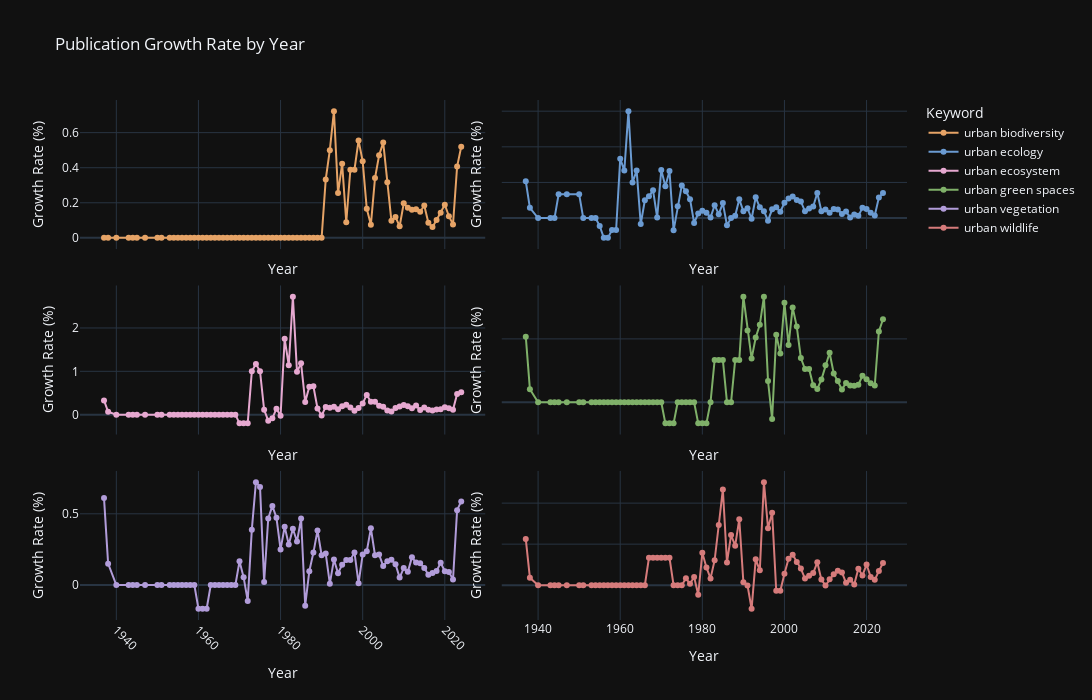

The code cell stored with this chart in its notebook:
### Code cell
df_melted = df_rate.melt(id_vars="year", var_name="search_keyword", value_name="growth_rate")
df_melted['acceleration'] = df_melted.groupby('search_keyword')['growth_rate'].diff()
df_melted['growth_rolling_avg'] = df_melted['growth_rate'].rolling(window=3, min_periods=1).mean()
df_melted.head()

fig = px.line(
    df_melted,
    x='year',
    y='growth_rolling_avg',
    color='search_keyword',
    color_discrete_map=color_map,
    title='Publication Growth Rate by Year',
    markers=True,
    facet_col='search_keyword',
    facet_col_wrap=2,
)

for annotation in fig.layout.annotations:
    annotation.text = ""

fig.update_yaxes(title_text="Growth Rate (%)", matches=None)
fig.update_xaxes(title_text="Year", matches=None)

fig.update_layout(
    legend_title='Keyword',
    font=dict(size=12),
    width=1200,
    height=700,
    template='plotly_dark',
    xaxis=dict(showgrid=True,
               tickangle=45),
    yaxis=dict(showgrid=True),
)

fig.show()

### Figure 1 — Plotly figure (JSON) as saved in the notebook; plotly's stock layout.template omitted (floating-point values rounded to 4 significant figures)
{"data": [{"hovertemplate": "search_keyword=urban biodiversity<br>year=%{x}<br>growth_rolling_avg=%{y}<extra></extra>", "legendgroup": "urban biodiversity", "line": {"color": "#E6A366", "dash": "solid"}, "marker": {"symbol": "circle"}, "mode": "lines+markers", "name": "urban biodiversity", "orientation": "v", "showlegend": true, "type": "scatter", "x": [1937, 1938, 1940, 1943, 1944, 1945, 1947, 1950, 1951, 1953, 1954, 1955, 1956, 1957, 1958, 1959, 1960, 1961, 1962, 1963, 1964, 1965, 1966, 1967, 1968, 1969, 1970, 1971, 1972, 1973, 1974, 1975, 1976, 1977, 1978, 1979, 1980, 1981, 1982, 1983, 1984, 1985, 1986, 1987, 1988, 1989, 1990, 1991, 1992, 1993, 1994, 1995, 1996, 1997, 1998, 1999, 2000, 2001, 2002, 2003, 2004, 2005, 2006, 2007, 2008, 2009, 2010, 2011, 2012, 2013, 2014, 2015, 2016, 2017, 2018, 2019, 2020, 2021, 2022, 2023, 2024], "xaxis": "x5", "y": [0.0, 0.0, 0.0, 0.0, 0.0, 0.0, 0.0, 0.0, 0.0, 0.0, 0.0, 0.0, 0.0, 0.0, 0.0, 0.0, 0.0, 0.0, 0.0, 0.0, 0.0, 0.0, 0.0, 0.0, 0.0, 0.0, 0.0, 0.0, 0.0, 0.0, 0.0, 0.0, 0.0, 0.0, 0.0, 0.0, 0.0, 0.0, 0.0, 0.0, 0.0, 0.0, 0.0, 0.0, 0.0, 0.0, 0.0, 0.3333, 0.5, 0.7222, 0.2556, 0.4222, 0.08889, 0.3889, 0.3889, 0.5556, 0.4365, 0.1657, 0.07503, 0.3411, 0.4706, 0.5441, 0.3166, 0.09727, 0.1185, 0.06606, 0.1969, 0.1723, 0.1597, 0.1632, 0.1488, 0.1844, 0.08654, 0.0614, 0.1018, 0.1425, 0.1892, 0.1233, 0.07684, 0.4067, 0.5199], "yaxis": "y5"}, {"hovertemplate": "search_keyword=urban ecology<br>year=%{x}<br>growth_rolling_avg=%{y}<extra></extra>", "legendgroup": "urban ecology", "line": {"color": "#6B9BD2", "dash": "solid"}, "marker": {"symbol": "circle"}, "mode": "lines+markers", "name": "urban ecology", "orientation": "v", "showlegend": true, "type": "scatter", "x": [1937, 1938, 1940, 1943, 1944, 1945, 1947, 1950, 1951, 1953, 1954, 1955, 1956, 1957, 1958, 1959, 1960, 1961, 1962, 1963, 1964, 1965, 1966, 1967, 1968, 1969, 1970, 1971, 1972, 1973, 1974, 1975, 1976, 1977, 1978, 1979, 1980, 1981, 1982, 1983, 1984, 1985, 1986, 1987, 1988, 1989, 1990, 1991, 1992, 1993, 1994, 1995, 1996, 1997, 1998, 1999, 2000, 2001, 2002, 2003, 2004, 2005, 2006, 2007, 2008, 2009, 2010, 2011, 2012, 2013, 2014, 2015, 2016, 2017, 2018, 2019, 2020, 2021, 2022, 2023, 2024], "xaxis": "x6", "y": [0.5167, 0.1445, 0.0, 0.0, 0.0, 0.3333, 0.3333, 0.3333, 0.0, 0.0, 0.0, -0.1111, -0.2778, -0.2778, -0.1667, -0.1667, 0.8333, 0.6667, 1.5, 0.5, 0.6667, -0.08333, 0.25, 0.3056, 0.3889, 0.007937, 0.6746, 0.4465, 0.6608, -0.1725, 0.1667, 0.4583, 0.3765, 0.2654, -0.06798, 0.06439, 0.1014, 0.07643, 0.008832, 0.1801, 0.05449, 0.2105, -0.1004, -0.0007123, 0.03212, 0.2629, 0.09622, 0.1382, -0.009636, 0.2913, 0.1503, 0.09741, -0.03685, 0.1228, 0.1508, 0.08959, 0.2153, 0.2739, 0.3019, 0.255, 0.2332, 0.09553, 0.136, 0.1626, 0.3526, 0.09571, 0.1186, 0.07379, 0.1285, 0.1209, 0.0571, 0.09232, 0.008422, 0.04916, 0.03118, 0.1434, 0.1288, 0.07627, 0.03591, 0.2875, 0.3503], "yaxis": "y6"}, {"hovertemplate": "search_keyword=urban ecosystem<br>year=%{x}<br>growth_rolling_avg=%{y}<extra></extra>", "legendgroup": "urban ecosystem", "line": {"color": "#E6A8D0", "dash": "solid"}, "marker": {"symbol": "circle"}, "mode": "lines+markers", "name": "urban ecosystem", "orientation": "v", "showlegend": true, "type": "scatter", "x": [1937, 1938, 1940, 1943, 1944, 1945, 1947, 1950, 1951, 1953, 1954, 1955, 1956, 1957, 1958, 1959, 1960, 1961, 1962, 1963, 1964, 1965, 1966, 1967, 1968, 1969, 1970, 1971, 1972, 1973, 1974, 1975, 1976, 1977, 1978, 1979, 1980, 1981, 1982, 1983, 1984, 1985, 1986, 1987, 1988, 1989, 1990, 1991, 1992, 1993, 1994, 1995, 1996, 1997, 1998, 1999, 2000, 2001, 2002, 2003, 2004, 2005, 2006, 2007, 2008, 2009, 2010, 2011, 2012, 2013, 2014, 2015, 2016, 2017, 2018, 2019, 2020, 2021, 2022, 2023, 2024], "xaxis": "x3", "y": [0.328, 0.06592, 0.0, 0.0, 0.0, 0.0, 0.0, 0.0, 0.0, 0.0, 0.0, 0.0, 0.0, 0.0, 0.0, 0.0, 0.0, 0.0, 0.0, 0.0, 0.0, 0.0, 0.0, 0.0, 0.0, 0.0, -0.2, -0.2, -0.2, 1.0, 1.167, 1.0, 0.1111, -0.1389, -0.08333, 0.1389, -0.02778, 1.75, 1.139, 2.722, 0.9889, 1.183, 0.2944, 0.6468, 0.6532, 0.1421, -0.01859, 0.1795, 0.1573, 0.1838, 0.1251, 0.1965, 0.2301, 0.1676, 0.08995, 0.1548, 0.2595, 0.4562, 0.2951, 0.2956, 0.2042, 0.1832, 0.09409, 0.07127, 0.1553, 0.1868, 0.2253, 0.1953, 0.1477, 0.2092, 0.1096, 0.167, 0.1151, 0.09639, 0.121, 0.1235, 0.17, 0.1498, 0.1112, 0.4757, 0.5167], "yaxis": "y3"}, {"hovertemplate": "search_keyword=urban green spaces<br>year=%{x}<br>growth_rolling_avg=%{y}<extra></extra>", "legendgroup": "urban green spaces", "line": {"color": "#7FB069", "dash": "solid"}, "marker": {"symbol": "circle"}, "mode": "lines+markers", "name": "urban green spaces", "orientation": "v", "showlegend": true, "type": "scatter", "x": [1937, 1938, 1940, 1943, 1944, 1945, 1947, 1950, 1951, 1953, 1954, 1955, 1956, 1957, 1958, 1959, 1960, 1961, 1962, 1963, 1964, 1965, 1966, 1967, 1968, 1969, 1970, 1971, 1972, 1973, 1974, 1975, 1976, 1977, 1978, 1979, 1980, 1981, 1982, 1983, 1984, 1985, 1986, 1987, 1988, 1989, 1990, 1991, 1992, 1993, 1994, 1995, 1996, 1997, 1998, 1999, 2000, 2001, 2002, 2003, 2004, 2005, 2006, 2007, 2008, 2009, 2010, 2011, 2012, 2013, 2014, 2015, 2016, 2017, 2018, 2019, 2020, 2021, 2022, 2023, 2024], "xaxis": "x4", "y": [0.5177, 0.1029, 0.0, 0.0, 0.0, 0.0, 0.0, 0.0, 0.0, 0.0, 0.0, 0.0, 0.0, 0.0, 0.0, 0.0, 0.0, 0.0, 0.0, 0.0, 0.0, 0.0, 0.0, 0.0, 0.0, 0.0, 0.0, -0.1667, -0.1667, -0.1667, 0.0, 0.0, 0.0, 0.0, 0.0, -0.1667, -0.1667, -0.1667, 0.0, 0.3333, 0.3333, 0.3333, 0.0, 0.0, 0.3333, 0.3333, 0.8333, 0.5667, 0.3444, 0.5111, 0.6111, 0.8333, 0.1667, -0.1333, 0.5333, 0.3852, 0.7852, 0.4519, 0.7481, 0.5969, 0.3492, 0.2617, 0.2617, 0.1331, 0.1053, 0.179, 0.2917, 0.3901, 0.2274, 0.1681, 0.1011, 0.1514, 0.1317, 0.1302, 0.1385, 0.209, 0.181, 0.1491, 0.133, 0.5581, 0.6553], "yaxis": "y4"}, {"hovertemplate": "search_keyword=urban vegetation<br>year=%{x}<br>growth_rolling_avg=%{y}<extra></extra>", "legendgroup": "urban vegetation", "line": {"color": "#B19CD9", "dash": "solid"}, "marker": {"symbol": "circle"}, "mode": "lines+markers", "name": "urban vegetation", "orientation": "v", "showlegend": true, "type": "scatter", "x": [1937, 1938, 1940, 1943, 1944, 1945, 1947, 1950, 1951, 1953, 1954, 1955, 1956, 1957, 1958, 1959, 1960, 1961, 1962, 1963, 1964, 1965, 1966, 1967, 1968, 1969, 1970, 1971, 1972, 1973, 1974, 1975, 1976, 1977, 1978, 1979, 1980, 1981, 1982, 1983, 1984, 1985, 1986, 1987, 1988, 1989, 1990, 1991, 1992, 1993, 1994, 1995, 1996, 1997, 1998, 1999, 2000, 2001, 2002, 2003, 2004, 2005, 2006, 2007, 2008, 2009, 2010, 2011, 2012, 2013, 2014, 2015, 2016, 2017, 2018, 2019, 2020, 2021, 2022, 2023, 2024], "xaxis": "x", "y": [0.6102, 0.1502, 0.0, 0.0, 0.0, 0.0, 0.0, 0.0, 0.0, 0.0, 0.0, 0.0, 0.0, 0.0, 0.0, 0.0, -0.1667, -0.1667, -0.1667, 0.0, 0.0, 0.0, 0.0, 0.0, 0.0, 0.0, 0.1667, 0.05556, -0.1111, 0.3889, 0.7222, 0.6889, 0.02222, 0.4667, 0.5556, 0.4722, 0.25, 0.4087, 0.2837, 0.3948, 0.3056, 0.4663, -0.1448, 0.09683, 0.2278, 0.3833, 0.209, 0.2209, 0.009768, 0.1786, 0.08333, 0.1418, 0.1765, 0.1765, 0.2292, 0.01235, 0.2147, 0.2369, 0.3982, 0.2095, 0.2136, 0.1335, 0.1674, 0.1772, 0.1464, 0.05235, 0.1192, 0.09398, 0.1943, 0.158, 0.1531, 0.1202, 0.07214, 0.08463, 0.09827, 0.1563, 0.09659, 0.09133, 0.03972, 0.5253, 0.5871], "yaxis": "y"}, {"hovertemplate": "search_keyword=urban wildlife<br>year=%{x}<br>growth_rolling_avg=%{y}<extra></extra>", "legendgroup": "urban wildlife", "line": {"color": "#D67B7B", "dash": "solid"}, "marker": {"symbol": "circle"}, "mode": "lines+markers", "name": "urban wildlife", "orientation": "v", "showlegend": true, "type": "scatter", "x": [1937, 1938, 1940, 1943, 1944, 1945, 1947, 1950, 1951, 1953, 1954, 1955, 1956, 1957, 1958, 1959, 1960, 1961, 1962, 1963, 1964, 1965, 1966, 1967, 1968, 1969, 1970, 1971, 1972, 1973, 1974, 1975, 1976, 1977, 1978, 1979, 1980, 1981, 1982, 1983, 1984, 1985, 1986, 1987, 1988, 1989, 1990, 1991, 1992, 1993, 1994, 1995, 1996, 1997, 1998, 1999, 2000, 2001, 2002, 2003, 2004, 2005, 2006, 2007, 2008, 2009, 2010, 2011, 2012, 2013, 2014, 2015, 2016, 2017, 2018, 2019, 2020, 2021, 2022, 2023, 2024], "xaxis": "x2", "y": [0.562, 0.09099, 0.0, 0.0, 0.0, 0.0, 0.0, 0.0, 0.0, 0.0, 0.0, 0.0, 0.0, 0.0, 0.0, 0.0, 0.0, 0.0, 0.0, 0.0, 0.0, 0.0, 0.0, 0.3333, 0.3333, 0.3333, 0.3333, 0.3333, 0.3333, 0.0, 0.0, 0.0, 0.08333, 0.01667, 0.1, -0.1167, 0.3944, 0.2159, 0.08254, 0.3048, 0.7333, 1.167, 0.2778, 0.6111, 0.4815, 0.8037, 0.03447, -0.002564, -0.2877, 0.3148, 0.1815, 1.256, 0.6949, 0.8838, -0.06854, -0.06676, 0.1396, 0.3231, 0.3721, 0.2819, 0.2019, 0.08076, 0.1149, 0.1477, 0.2786, 0.06775, -0.004975, 0.07078, 0.1334, 0.1755, 0.1558, 0.02885, 0.06755, 0.008765, 0.201, 0.1182, 0.2515, 0.1011, 0.06537, 0.1724, 0.2702], "yaxis": "y2"}], "layout": {"annotations": [{"font": {}, "showarrow": false, "text": "", "x": 0.245, "xanchor": "center", "xref": "paper", "y": 0.2867, "yanchor": "bottom", "yref": "paper"}, {"font": {}, "showarrow": false, "text": "", "x": 0.755, "xanchor": "center", "xref": "paper", "y": 0.2867, "yanchor": "bottom", "yref": "paper"}, {"font": {}, "showarrow": false, "text": "", "x": 0.245, "xanchor": "center", "xref": "paper", "y": 0.6433, "yanchor": "bottom", "yref": "paper"}, {"font": {}, "showarrow": false, "text": "", "x": 0.755, "xanchor": "center", "xref": "paper", "y": 0.6433, "yanchor": "bottom", "yref": "paper"}, {"font": {}, "showarrow": false, "text": "", "x": 0.245, "xanchor": "center", "xref": "paper", "y": 1.0, "yanchor": "bottom", "yref": "paper"}, {"font": {}, "showarrow": false, "text": "", "x": 0.755, "xanchor": "center", "xref": "paper", "y": 1.0, "yanchor": "bottom", "yref": "paper"}], "font": {"size": 12}, "height": 700, "legend": {"title": {"text": "Keyword"}, "tracegroupgap": 0}, "title": {"text": "Publication Growth Rate by Year"}, "width": 1200, "xaxis": {"anchor": "y", "domain": [0, 0.49], "showgrid": true, "tickangle": 45, "title": {"text": "Year"}}, "xaxis2": {"anchor": "y2", "domain": [0.51, 1], "title": {"text": "Year"}}, "xaxis3": {"anchor": "y3", "domain": [0, 0.49], "showticklabels": false, "title": {"text": "Year"}}, "xaxis4": {"anchor": "y4", "domain": [0.51, 1], "showticklabels": false, "title": {"text": "Year"}}, "xaxis5": {"anchor": "y5", "domain": [0, 0.49], "showticklabels": false, "title": {"text": "Year"}}, "xaxis6": {"anchor": "y6", "domain": [0.51, 1], "showticklabels": false, "title": {"text": "Year"}}, "yaxis": {"anchor": "x", "domain": [0, 0.2867], "showgrid": true, "title": {"text": "Growth Rate (%)"}}, "yaxis2": {"anchor": "x2", "domain": [0, 0.2867], "showticklabels": false, "title": {"text": "Growth Rate (%)"}}, "yaxis3": {"anchor": "x3", "domain": [0.3567, 0.6433], "title": {"text": "Growth Rate (%)"}}, "yaxis4": {"anchor": "x4", "domain": [0.3567, 0.6433], "showticklabels": false, "title": {"text": "Growth Rate (%)"}}, "yaxis5": {"anchor": "x5", "domain": [0.7133, 1.0], "title": {"text": "Growth Rate (%)"}}, "yaxis6": {"anchor": "x6", "domain": [0.7133, 1.0], "showticklabels": false, "title": {"text": "Growth Rate (%)"}}}}
